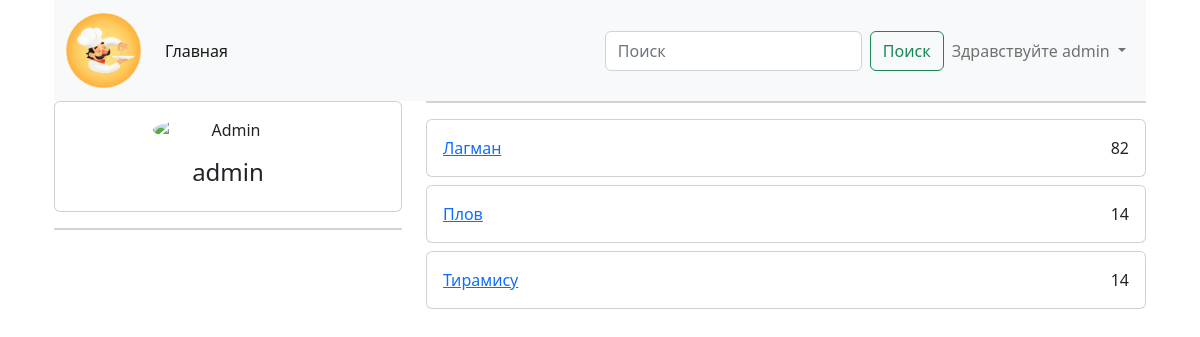
Screenshot of /profile/1 (signed in) with the database file from the repository.
### cooking/models.py (models this page shows, shortened)
class Post(models.Model):
    title = models.CharField(max_length=255, verbose_name='Заголовок статьи')
    content = models.TextField(default='Скоро тут будет статья', verbose_name='Текст статьи') # default= наполнение по умолчанию
    created_at = models.DateTimeField(auto_now_add=True) # Привязка ко времени создания
    updated_at = models.DateTimeField(auto_now=True) # Привязка ко времени обновления
    photo = models.ImageField(upload_to='photos/', blank=True) # Фотографии статей будут скачиваться в каталог photos
    watched = models.IntegerField(default=0)
    is_published = models.BooleanField(default=True)
    category = models.ForeignKey(Category, related_name='posts', on_delete=models.CASCADE) # Связываем класс с категорией, при удалении категории удаляются все статьи
    author = models.ForeignKey(User, default=None, null=True, blank=True, on_delete=models.CASCADE)
    def get_absolute_url(self): # Генерирование ссылки
        return reverse('post_detail_link', kwargs={'pk': self.pk})
    class Meta: # Для корректного отображения в админке на русском языке
        verbose_name = 'Пост'
        verbose_name_plural = 'Посты'

### cooking/views.py (the view)
# urls.py: path('profile/<int:user_id>', profile, name='profile_link'),
def profile(request, user_id):
  user = User.objects.get(pk=user_id)
  posts = Post.objects.filter(author=user)
  context = {
    'user': user,
    'posts': posts
  }
  return render(request, 'cooking/profile.html', context)

### cooking/templates/cooking/profile.html (shortened to what this page needs)
{% extends 'base.html' %}
{% block main %}
            <div class="container">
                <div class="main-body">
                  <div class="row gutters-sm">
                    <div class="col-md-4 mb-3">
                      <div class="card">
                        <div class="card-body">
                          <div class="d-flex flex-column align-items-center text-center">
                            <img src="https://www.pngall.com/wp-content/uploads/12/Avatar-Profile-PNG-Photos.png" alt="Admin" class="rounded-circle" width="150">
                            <div class="mt-3">
                              <h4>{{ user.username }}</h4>
                            </div>
                          </div>
                        </div>
                      </div>
                      <div class="card mt-3">
                      </div>
                    </div>
                    <div class="col-md-8">
                      <div class="card mb-3">
                      </div>
						 {% for post in posts %}
                        <div class="card p-3 mb-2">
                            <div class="d-flex justify-content-between">
                                <div class="card-text">
									<a href="{{ post.get_absolute_url }}">{{ post.title }}</a>
								</div>
                                <div class="d-flex justify-content-between">
                                    <div>{{ post.watched }}</div>
                                </div>
                            </div>
                        </div>
						{% endfor %}
                            </div>
                        </div>
                    </div>
                  </div>
                </div>
{% endblock main %}

### templates/components/_navbar.html (shortened to what this page needs)
{% load static %}
<header>
	<div class="container">
		<nav class="navbar navbar-expand-lg bg-light">
			<div class="container-fluid">
				<a class="navbar-brand" href="#!">
					<img src="{% static 'img/img.png' %}" width="75" alt="">
				</a>
				<div class="collapse navbar-collapse" id="navbarSupportedContent">
					<ul class="navbar-nav me-auto mb-2 mb-lg-0"><li class="nav-item"><a class="nav-link active" aria-current="page" href="{% url 'index' %}">Главная</a></li></ul>
					<div class="d-flex">
						<form class="d-flex" role="search" method="get" action="{% url 'search_link' %}">
							<input name="q" class="form-control me-2" type="search" placeholder="Поиск" aria-label="Поиск">
							<button class="btn btn-outline-success" type="submit">Поиск</button>
						</form>
						<ul class="navbar-nav me-auto mb-2 mb-lg-0">
							{% if not request.user.is_authenticated %}
							<li class="nav-item">
								<a class="nav-link active" aria-current="page" href="{% url 'login_link' %}">Войти</a>
							</li>
							<li class="nav-item">
								<a class="nav-link active" aria-current="page" href="{% url 'register_link' %}">Зарегистрироваться</a>
							</li>
							{% else %}
							<li class="nav-item dropdown">
								<a class="nav-link dropdown-toggle" href="#" id="navbarDropdown" role="button"
									data-bs-toggle="dropdown" aria-expanded="false">
									Здравствуйте {{ request.user.username }}
								</a>
							</li>
							{% endif %}
						</ul>
					</div>
				</div>
			</div>
		</nav>
	</div>
</header>

### rows the page displays
Post: title "Лагман", watched "82"
Post: title "Плов", watched "14"
Post: title "Тирамису", watched "14"

### other values shown
{{ request.user.username }} "admin"
{{ user.username }} "admin"
